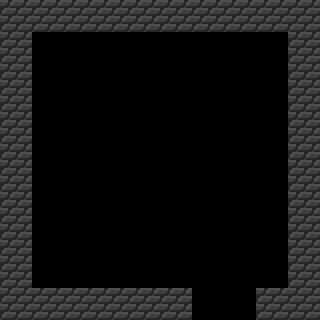

Below is a game level as drawn by its tile map, then a one-line description and the .tmx file that defines it, in full:
An orthogonal 10x10 tile map with 32x32 px tiles, 3 tile layers (blob_wall, scene_bg, scene_fg) and 7 objects.

<map version="1.2" tiledversion="2019.09.18" orientation="orthogonal" renderorder="right-down" compressionlevel="0" width="10" height="10" tilewidth="32" tileheight="32" infinite="0" nextlayerid="8" nextobjectid="22">
 <properties>
  <property name="isRoot" type="bool" value="false" />
 </properties>
 <tileset firstgid="1" source="tilesets/wall_texture.tsx" />
 <layer id="1" name="blob_wall" width="10" height="10">
  <data encoding="csv">
13,13,13,13,13,13,13,13,13,13,
13,0,0,0,0,0,0,0,0,13,
13,0,0,0,0,0,0,0,0,13,
13,0,0,0,0,0,0,0,0,13,
13,0,0,0,0,0,0,0,0,13,
13,0,0,0,0,0,0,0,0,13,
13,0,0,0,0,0,0,0,0,13,
13,0,0,0,0,0,0,0,0,13,
13,0,0,0,0,0,0,0,0,13,
13,13,13,13,13,13,0,0,13,13
</data>
 </layer>
 <layer id="6" name="scene_bg" width="10" height="10">
  <data encoding="csv">
0,0,0,0,0,0,0,0,0,0,
0,0,0,0,0,0,0,0,0,0,
0,0,0,0,0,0,0,0,0,0,
0,0,0,0,0,0,0,0,0,0,
0,0,0,0,0,0,0,0,0,0,
0,0,0,0,0,0,0,0,0,0,
0,0,0,0,0,0,0,0,0,0,
0,0,0,0,0,0,0,0,0,0,
0,0,0,0,0,0,0,0,0,0,
0,0,0,0,0,0,0,0,0,0
</data>
 </layer>
 <layer id="7" name="scene_fg" width="10" height="10">
  <data encoding="csv">
0,0,0,0,0,0,0,0,0,0,
0,0,0,0,0,0,0,0,0,0,
0,0,0,0,0,0,0,0,0,0,
0,0,0,0,0,0,0,0,0,0,
0,0,0,0,0,0,0,0,0,0,
0,0,0,0,0,0,0,0,0,0,
0,0,0,0,0,0,0,0,0,0,
0,0,0,0,0,0,0,0,0,0,
0,0,0,0,0,0,0,0,0,0,
0,0,0,0,0,0,0,0,0,0
</data>
 </layer>
 <objectgroup color="#03cc00" id="3" name="spawn">
  <object id="18" template="spawn.tx" x="224" y="256">
   <properties>
    <property name="id" value="main" />
   </properties>
  </object>
 </objectgroup>
 <objectgroup color="#0f84ba" id="5" name="warps">
  <object id="21" template="connection.tx" x="192" y="288" width="64" height="32">
   <properties>
    <property name="connectedMap" value="city" />
    <property name="connectedSpawn" value="roomDoor" />
   </properties>
  </object>
 </objectgroup>
 <objectgroup color="#b80000" id="4" name="collision">
  <object id="1" x="0" y="0" width="32" height="320" />
  <object id="2" x="288" y="0" width="32" height="320" />
  <object id="3" x="256" y="288" width="32" height="32" />
  <object id="4" x="32" y="288" width="160" height="32" />
  <object id="5" x="32" y="0" width="256" height="32" />
 </objectgroup>
</map>